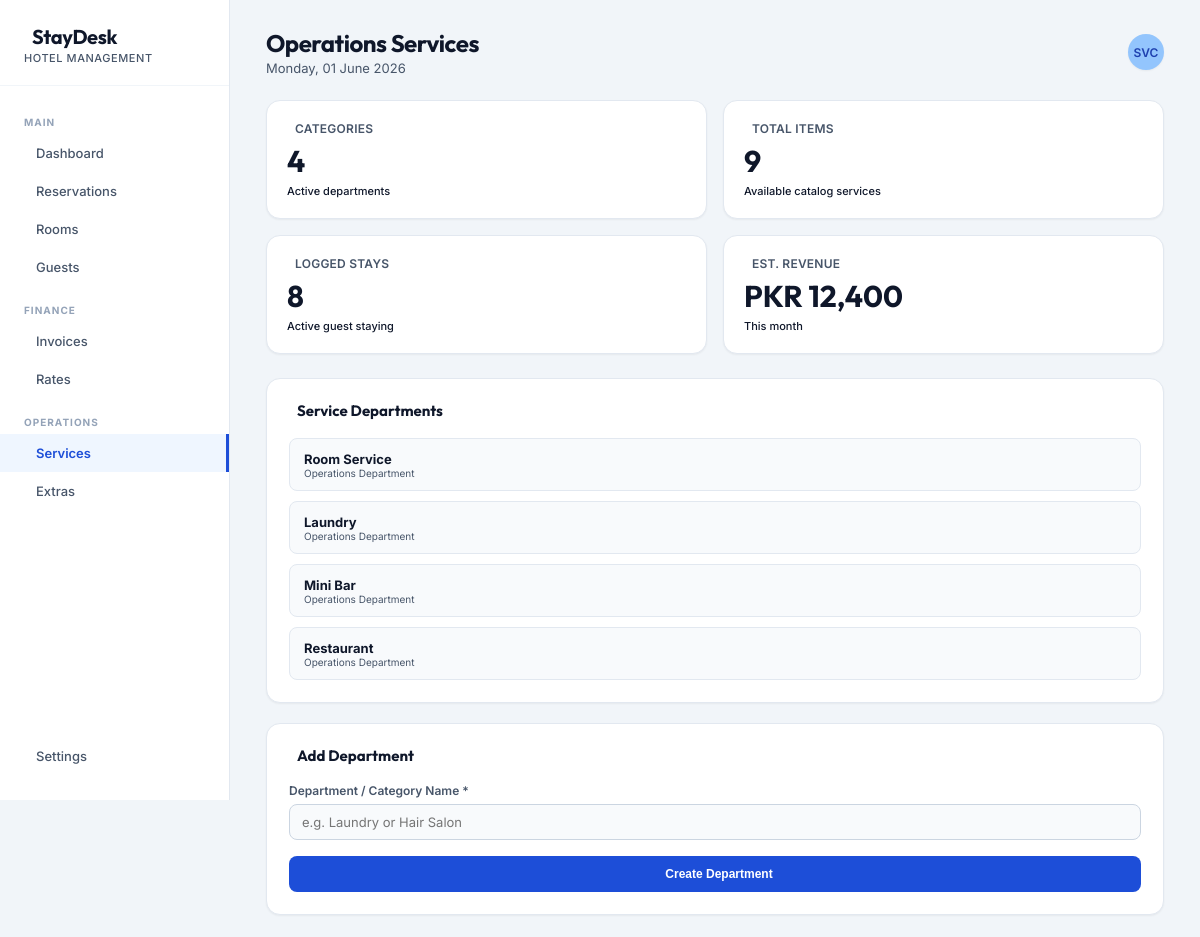
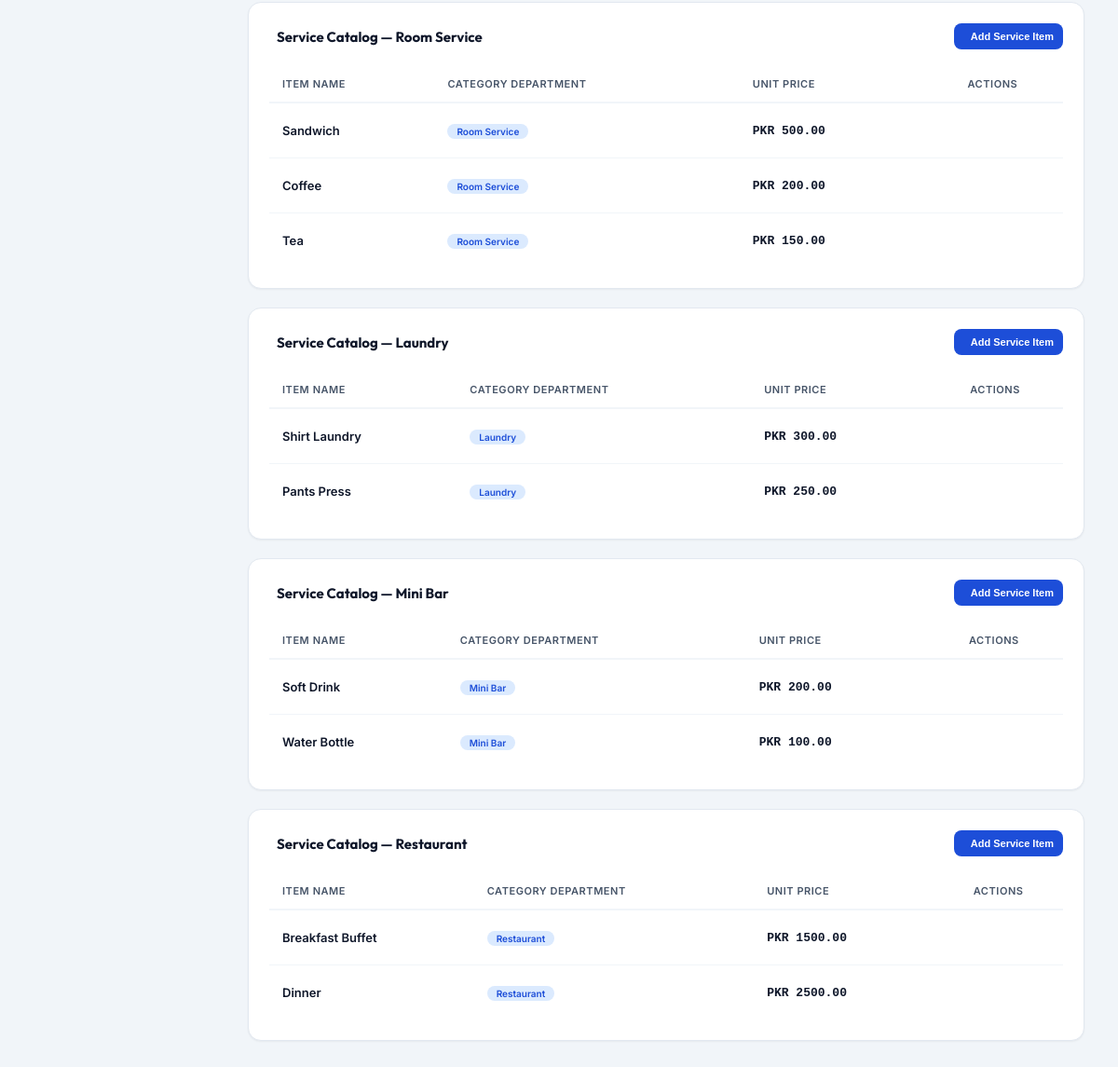
/services, run on the app's committed database (2 pictures, top to bottom).
### models/service_category.py (models this page shows)
class ServiceCategory(db.Model):
    __tablename__ = 'service_category'
    category_id = db.Column(db.Integer, primary_key=True, autoincrement=True)
    category_name = db.Column(db.String(100), nullable=False)
    service_items = db.relationship('ServiceItem', backref='category', lazy=True)

### models/service_item.py (models this page shows)
class ServiceItem(db.Model):
    __tablename__ = 'service_item'
    service_item_id = db.Column(db.Integer, primary_key=True, autoincrement=True)
    category_id = db.Column(db.Integer, db.ForeignKey('service_category.category_id'), nullable=False)
    item_name = db.Column(db.String(100), nullable=False)
    unit_price = db.Column(db.Float, nullable=False)
    stay_services = db.relationship('StayService', backref='service_item', lazy=True)

### routers/services.py (the view)
@services_router.route('/services')
def services_screen():
    categories = ServiceCategory.query.all()
    service_items = []
    for category in categories:
        items = ServiceItem.query.filter_by(category_id=category.category_id).all()
        service_items.append({
            'category': category,
            'items': items
        })
    from datetime import datetime
    return render_template(
        'services.html',
        active='services',
        current_date=datetime.now().strftime('%A, %d %B %Y'),
        categories=categories,
        service_items=service_items
    )

### templates/services.html (shortened to what this page needs)
{% extends 'base.html' %}
{% block content %}
<div class="topbar">
    <div>
        <div class="page-title">Operations Services</div>
        <div class="page-sub">{{ current_date }}</div>
    </div>
    <div class="top-actions">
        <div class="avatar-top">SVC</div>
    </div>
</div>
<div class="stats-grid">
    <div class="stat-card">
        <div class="stat-label"> Categories</div>
        <div class="stat-value">{{ categories|length }}</div>
        <div class="stat-sub">Active departments</div>
    </div>
    <div class="stat-card">
        <div class="stat-label"> Total items</div>
        <div class="stat-value">9</div>
        <div class="stat-sub">Available catalog services</div>
    </div>
    <div class="stat-card">
        <div class="stat-label"> Logged stays</div>
        <div class="stat-value">8</div>
        <div class="stat-sub">Active guest staying</div>
    </div>
    <div class="stat-card">
        <div class="stat-label"> Est. Revenue</div>
        <div class="stat-value">PKR 12,400</div>
        <div class="stat-sub">This month</div>
    </div>
</div>
<div class="two-col">
    <div class="card">
        <div class="card-head">
            <div class="card-title"> Service Departments</div>
        </div>
        <div class="cat-list">
            {% for category in categories %}
            <div class="cat-row">
                <div>
                    <div style="font-weight:700; font-size:13px; color:var(--color-text-primary);">{{ category.category_name }}</div>
                    <div style="font-size:10px; color:var(--color-text-secondary);">Operations Department</div>
                </div>
                <div class="action-icons">
                    <a href="{{ url_for('services.delete_category', id=category.category_id) }}" class="icon-btn del" onclick="return confirm('Delete this category?');">
                    </a>
                </div>
            </div>
            {% else %}
            <div style="padding:20px; color:var(--color-text-secondary); text-align:center;">No departments found.</div>
            {% endfor %}
        </div>
    </div>
    <div class="card">
        <div class="card-head">
            <div class="card-title"> Add Department</div>
        </div>
        <form action="{{ url_for('services.add_category') }}" method="POST">
            <div class="form-group">
                <label>Department / Category Name *</label>
                <input type="text" name="category_name" placeholder="e.g. Laundry or Hair Salon" required>
            </div>
            <div style="margin-top:16px;">
                <button type="submit" class="btn-primary" style="width:100%;">
                     Create Department
                </button>
            </div>
        </form>
    </div>
</div>
{% for cat_items in service_items %}
<div class="card" style="margin-bottom: 20px;">
    <div class="card-head">
        <div class="card-title">
             Service Catalog &mdash; {{ cat_items.category.category_name }}
        </div>
        <button class="btn-primary btn-sm" onclick="document.getElementById('item-form-{{ cat_items.category.category_id }}').style.display='block';">
             Add Service Item
        </button>
    </div>
    <div class="table-container">
        <table class="tbl">
            <thead>
                <tr>
                    <th>Item Name</th>
                    <th>Category Department</th>
                    <th>Unit Price</th>
                    <th style="text-align: center;">Actions</th>
                </tr>
            </thead>
            <tbody>
                {% for item in cat_items['items'] %}
                <tr>
                    <td style="font-weight:600;">{{ item.item_name }}</td>
                    <td><span class="badge badge-reserved" style="font-size:10px;">{{ cat_items.category.category_name }}</span></td>
                    <td style="font-weight:600; font-family: monospace;">PKR {{ "%.2f"|format(item.unit_price) }}</td>
                    <td style="text-align: center;">
                        <a href="{{ url_for('services.delete_service_item', id=item.service_item_id) }}" class="icon-btn del" onclick="return confirm('Delete this catalog item?');">
                        </a>
                    </td>
                </tr>
                {% else %}
                <tr>
                    <td colspan="4" style="text-align:center; padding:16px; color:var(--color-text-secondary);">
                        No items defined in this category catalog.
                    </td>
                </tr>
                {% endfor %}
            </tbody>
        </table>
    </div>
</div>
{% endfor %}
{% endblock %}

### templates/services.html (style rules this page uses)
.cat-list { display: flex; flex-direction: column; gap: 10px; }
.cat-row { display: flex; justify-content: space-between; align-items: center; padding: 10px 14px; background: var(--color-background-secondary); border-radius: var(--border-radius-md); border: 1px solid #e2e8f0; transition: var(--transition-smooth); }

### data on the page
ServiceCategory: category_name "Room Service", category.category_name "Room Service", category.category_name "Room Service"
ServiceCategory: category_name "Laundry", category.category_name "Laundry", category.category_name "Laundry"
ServiceCategory: category_name "Mini Bar", category.category_name "Mini Bar", category.category_name "Mini Bar"
ServiceCategory: category_name "Restaurant", category.category_name "Restaurant", category.category_name "Restaurant"
ServiceItem: item_name "Sandwich", unit_price "500.00"
ServiceItem: item_name "Coffee", unit_price "200.00"
ServiceItem: item_name "Tea", unit_price "150.00"
ServiceItem: item_name "Shirt Laundry", unit_price "300.00"
ServiceItem: item_name "Pants Press", unit_price "250.00"
ServiceItem: item_name "Soft Drink", unit_price "200.00"
ServiceItem: item_name "Water Bottle", unit_price "100.00"
ServiceItem: item_name "Breakfast Buffet", unit_price "1500.00"
ServiceItem: item_name "Dinner", unit_price "2500.00"

### other printed values
{{ categories|length }} "4"
